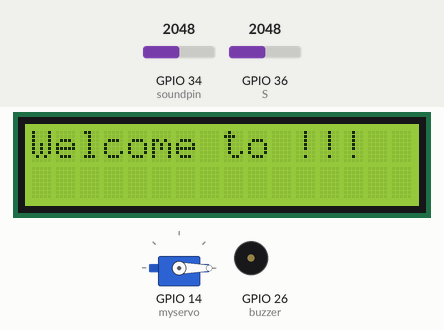
A sketch run on a simulated ESP32. Shown: servo, 16×2 character LCD, buzzer (waves = sounding, pin HIGH). The inputs (shaded band) are chosen by the test bench; at power-on: GPIO 34 (soundpin) = 2048, GPIO 36 (S) = 2048. WiFi joins after 1.5 s; servers stay silent unless stated; what the sketch prints to the serial monitor is not drawn.

Above: at 0.1 s.
At 6.2 s:
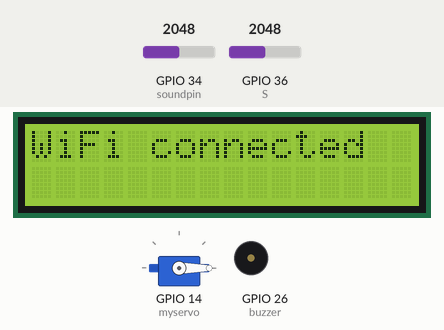
At 8.2 s:
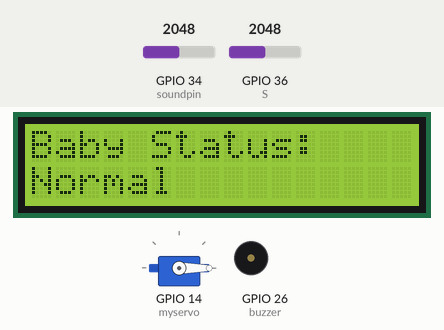
At 38.2 s:
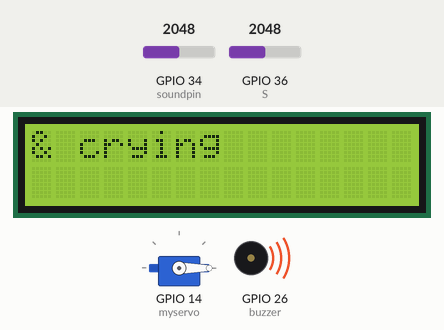
Timing chart, 0 to 39.7 s (numbered marks = the images above):
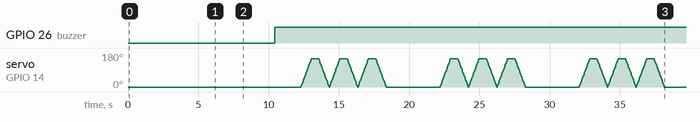

Measured:
- by itself, GPIO 26 (buzzer): LOW → HIGH at 10.5 s
- what the display in image 1 shows lasts 2.0 s, from 6.2 s to 8.2 s
- what the display in image 2 shows lasts 2.3 s, from 8.2 s to 10.5 s

The sketch:

Main.ino
```cpp
 #include <ESP32Servo.h>
#include <WiFi.h>
#include <WiFiClientSecure.h>
#include <UniversalTelegramBot.h>
#include <ArduinoJson.h>
#include <SoftwareSerial.h>
#include <Wire.h>
#include <LiquidCrystal_I2C.h>

// Set the LCD address to 0x27 for a 16 chars and 2 line display
LiquidCrystal_I2C lcd(0x27, 16, 2);
Servo myservo;
//variables for servo
int pos;

//variables for water sensor
float S = A0; // S is for water sensor
float waterValue = 0; //capturing the water sensor value
int buzzer = 26;

//variables for sound sensor
float soundpin = 34;
float soundValue;

//variables for message
int flagW =1;
int flagC =1;
int flagB =1;
int music =2;

// Replace with your network credentials
const char* ssid = "Your_SSID";
const char* password ="Your_password";

// Initialize Telegram BOT
#define BOTtoken "your_bot_token"  // your Bot Token (Get from Botfather)

// Use @myidbot to find out the chat ID of an individual or a group
// Also note that you need to click "start" on a bot before it can
// message you
#define CHAT_ID "Your_Chat_ID"

WiFiClientSecure client;
UniversalTelegramBot bot(BOTtoken, client);

void setup() {
  Serial.begin(9600);
  myservo.attach(14);
  myservo.write(0);
  pinMode(S, INPUT);
  pinMode(buzzer, OUTPUT);
  pinMode(soundpin, INPUT);

  lcd.begin(); //initilize the lcd monitor
  lcd.backlight(); // Turn on the blacklight and print a message.
  lcd.print("Welcome to !!!");
  delay(2000);
  lcd.clear();
  lcd.print("IoT based");
  lcd.setCursor (0,1);
  lcd.print("Baby Monitoring");
  delay(1500);
  lcd.clear();
  lcd.print("System");
  delay(1000);

  // Attempt to connect to Wifi network:
  Serial.print("Connecting Wifi: ");
  Serial.println(ssid);
  lcd.clear();
  lcd.print("  Connecting");
  lcd.setCursor (0,1);
  lcd.print("  WiFi.......");
  WiFi.mode(WIFI_STA);
  WiFi.begin(ssid, password);
  client.setCACert(TELEGRAM_CERTIFICATE_ROOT); // Add root certificate for api.telegram.org

  while (WiFi.status() != WL_CONNECTED) {
    Serial.print(".");
    delay(500);
  }

  lcd.clear();
  lcd.print("WiFi connected");
  Serial.println("");
  Serial.println("WiFi connected");
  delay(2000);
  Serial.print("IP address: ");
  Serial.println(WiFi.localIP());
}


void loop() {

  lcd.clear();
  lcd.print("Baby Status:");
  lcd.setCursor (0,1);
  lcd.print("Normal");

  waterValue =  waterSensor();
  //getting the sound sensor value and printing it
  soundValue = soundSensor();
  if(waterValue >= 300 && soundValue >=60)
  {
    AAA:
    digitalWrite(buzzer,HIGH);
    lcd.clear();
    lcd.print("Baby Status:");
    lcd.setCursor (0,1);
    lcd.print("Baby is wet ");
    delay(1500);
    lcd.clear();
    lcd.print("& crying");
    both();
    servoRotation();
    soundValue = soundSensor();
    waterValue =  waterSensor();
    if(waterValue >= 300 && soundValue >=60)
        {
          goto AAA;
        }
        else
        {
          digitalWrite(buzzer,LOW);
          lcd.clear();
          lcd.print("Baby Status:");
          lcd.setCursor (0,1);
          lcd.print("Normal");
        }
  }
  flagB = 1;
  if(waterValue >= 300 && soundValue <=60)
    { A:
        digitalWrite(buzzer,HIGH);
        lcd.clear();
        lcd.print("Baby Status:");
        lcd.setCursor (0,1);
        lcd.print("Baby is wet");
        wet();
        //Cheaking the sound again
        waterValue = waterSensor();
        if(waterValue >= 300)
        {
          goto A;
        }
        else
        {
          digitalWrite(buzzer,LOW);
          lcd.clear();
          lcd.print("Baby Status:");
          lcd.setCursor (0,1);
          lcd.print("Normal");
        }
    }
   flagW = 1;

  //Servo spin
  if(soundValue >= 60 && waterValue<= 300)
    { AA:
        lcd.clear();
        lcd.print("Baby Status:");
        lcd.setCursor (0,1);
        lcd.print("Crying");
        cry();
        servoRotation();
        //Cheaking the sound again
        soundValue = soundSensor();
        if(soundValue >= 30)
        {
          goto AA;
        }
        else
        {
          lcd.clear();
          lcd.print("Baby Status:");
          lcd.setCursor (0,1);
          lcd.print("Normal");
        }
    }
  flagC =1;
}


void servoRotation()
{
   int pos;
   for(int i =1; i<=3; i += 1)
   {
     for(pos = 0; pos<=150; pos += 3)
      {
        myservo.write(pos);
        delay(15);
      }

      delay(500);

      for(pos = 150; pos>=0; pos -= 3)
      {
        myservo.write(pos);
        delay(15);
      }
  }
}

float waterSensor()
{
  float waterValue =0;
  float S = A0;
  //getting the water sensor value and printing it
  for(int i = 0; i<25; i++)
  {
  waterValue+=  analogRead(S); // Reading the gas value from analog pin
  delay(10);
  }
  waterValue /= 25;
  Serial.print("Water value = ");
  Serial.print(waterValue);
  Serial.print("\n");
  return waterValue;
}

float soundSensor()
{
  float soundValue =0;
  float soundpin = 34;
  for(int j = 0; j<200; j++)
  {
  soundValue+=  analogRead(soundpin); // Reading the gas value from analog pin
  delay(10);
  }
  soundValue /= 200;
  Serial.print("Sound value = ");
  Serial.print(soundValue);
  Serial.print("\n");
  return soundValue;
}

void wet()
{
  if(flagW== 1)
  {
    bot.sendMessage(CHAT_ID, "Baby is wet", "");
    flagW +=1;
  }
}

void cry()
{
  if(flagC== 1)
  {
    bot.sendMessage(CHAT_ID, "Baby is crying", "");
    flagC +=1;
  }
}

void both()
{
  if(flagB == 1)
  {
    bot.sendMessage(CHAT_ID, "Baby is wet & crying", "");
    flagB += 1;
  }
}
```
